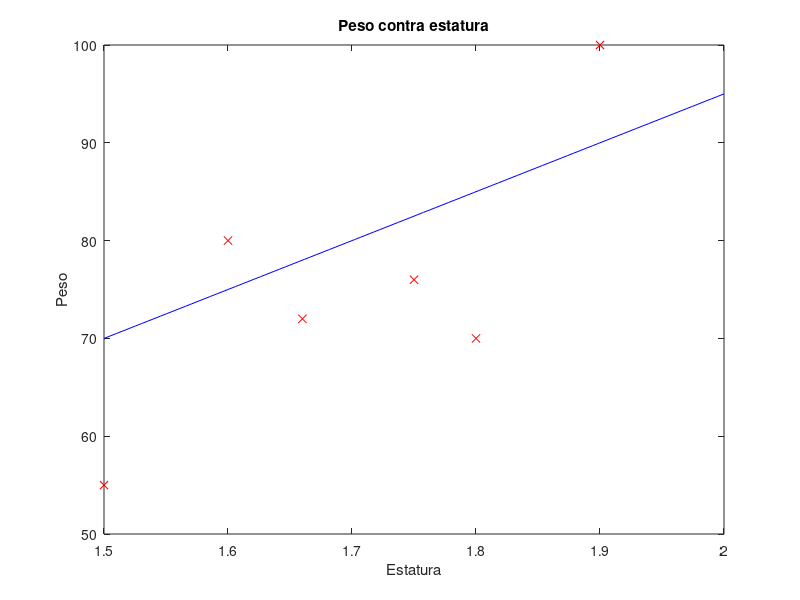

This chart was generated by the following MATLAB code:
x = [1.6 1.8 1.5 1.75 1.66 1.9];
y = [80 70 55 76 72 100];

plot(x, y, 'rx', 'MarkerSize', 6);
title('Peso contra estatura');
xlabel('Estatura');
ylabel('Peso');

hold on

x = linspace(1.5, 2, 100);
y = 50 * x - 5;
plot(x, y, "b");

hold off